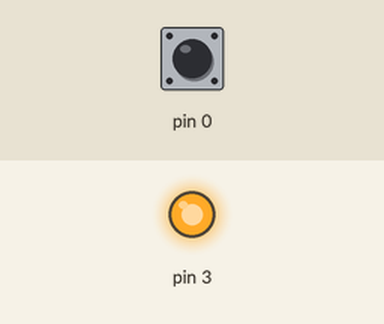
The sketch below on a simulated Arduino Uno, built with avr-gcc and run on an emulated ATmega328P. Shown: output pins drawn as LEDs (lit = HIGH). Dashed ring = blinking. The test bench sets the inputs (shaded band); at power-on: pin 0 HIGH. EEPROM starts erased.

Above: at 1.2 s.
1.3 s: pin 0 pulled LOW for 3.2 s
At 2.1 s:
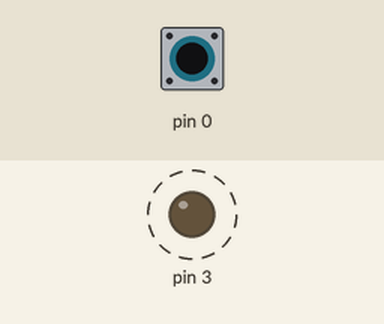
6.0 s: pin 0 pulled LOW for 0.15 s
At 7.2 s:
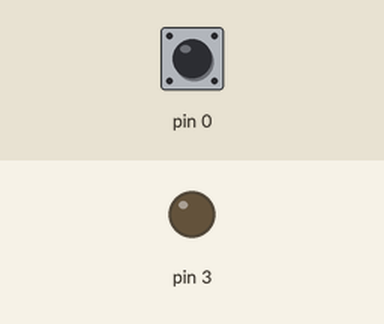
7.6 s: pin 0 pulled LOW for 1 s
At 8.6 s:
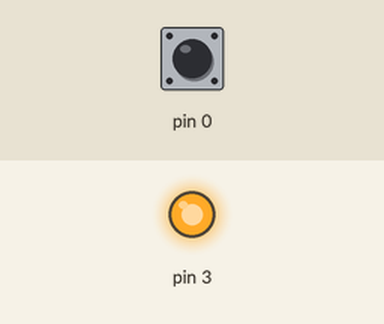
Timing chart, 0 to 10.6 s (numbered marks = the images above; inputs shaded):
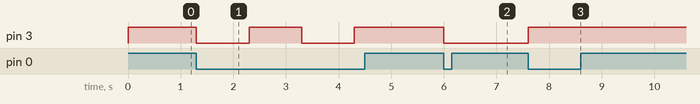

The sketch:

Light_with_memory.ino
```cpp
#include <EEPROM.h>

bool ledState = false;

void setup() {
  pinMode(0, INPUT_PULLUP);
  pinMode(3, OUTPUT);
  // Read the stored LED state from EEPROM
  ledState = EEPROM.read(0);
  digitalWrite(3, ledState);
}

void loop() {
  if (digitalRead(0) == LOW) {
    ledState = !ledState;
    EEPROM.write(0, ledState);
    digitalWrite(3, ledState);
    delay(1000);
    // Save the current LED state to EEPROM
  }
}
```

Measured:
- after the input at 1.3 s, pin 3: alternates HIGH for 1.0 s and LOW for 1.0 s, starting at once
- after the input at 6.0 s, pin 3: HIGH → LOW at once
- after the input at 7.6 s, pin 3: LOW → HIGH at once
